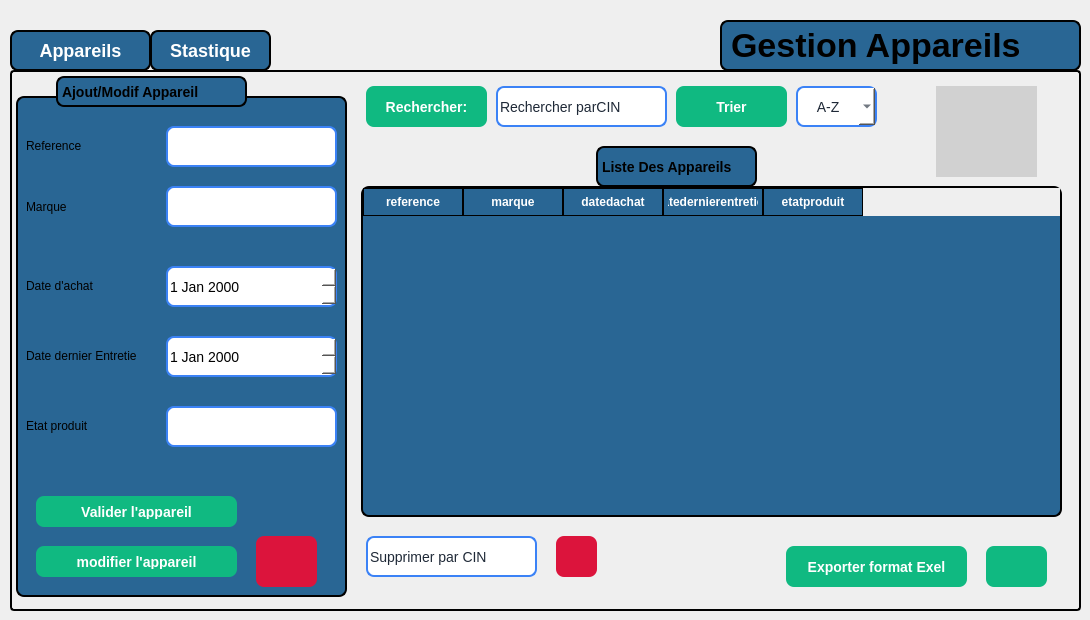
    <widget class="QWidget" name="fournisseur">
     <widget class="QPushButton" name="btnpage1four">
      <property name="geometry">
       <rect>
        <x>10</x>
        <y>30</y>
        <width>141</width>
        <height>41</height>
       </rect>
      </property>
      <property name="styleSheet">
       <string notr="true">QPushButton {
    border: 2px solid black;
    border-radius: 8px;
    font-weight: bold;
    font-size: 18px;              /* texte plus grand */
    background-color: rgb(41, 102, 148); /* bleu normal */
    color: white;
    padding: 8px 16px;
}

/* Quand la souris passe dessus */
QPushButton:hover {
    background-color: rgb(61, 122, 168); /* bleu plus clair */
}

/* Quand on clique dessus */
QPushButton:pressed {
    background-color: rgb(81, 142, 188); /* encore plus clair */
}

/* Bouton actif (par ex. quand on est sur la page 1) */
QPushButton[active=&quot;true&quot;] {
    background-color: #10b981;  /* vert quand actif */
    color: white;
}</string>
      </property>
      <property name="text">
       <string>Appareils</string>
      </property>
     </widget>
     <widget class="QStackedWidget" name="stackedWidgetfour">
      <property name="geometry">
       <rect>
        <x>10</x>
        <y>70</y>
        <width>1071</width>
        <height>541</height>
       </rect>
      </property>
      <property name="styleSheet">
       <string notr="true">QStackedWidget {
  border: 2px solid black;
  border-radius: 4px;
  padding: 4px;
}</string>
      </property>
      <widget class="QWidget" name="page_14">
       <widget class="QLabel" name="label_78">
        <property name="geometry">
         <rect>
          <x>0</x>
          <y>20</y>
          <width>331</width>
          <height>501</height>
         </rect>
        </property>
        <property name="styleSheet">
         <string notr="true">QLabel{
 border: 2px solid black;   /* blue border */
    border-radius: 8px;
 font-weight: bold;
    font-size: 14px;
background-color: rgb(41, 102, 148);}</string>
        </property>
        <property name="text">
         <string/>
        </property>
       </widget>
       <widget class="QLabel" name="label_79">
        <property name="geometry">
         <rect>
          <x>40</x>
          <y>0</y>
          <width>191</width>
          <height>31</height>
         </rect>
        </property>
        <property name="styleSheet">
         <string notr="true">QLabel{
 border: 2px solid black;   /* blue border */
    border-radius: 8px;
 font-weight: bold;
    font-size: 14px;
background-color: rgb(41, 102, 148);}</string>
        </property>
        <property name="text">
         <string>Ajout/Modif Appareil</string>
        </property>
       </widget>
       <widget class="QLineEdit" name="lineEdit_28">
        <property name="geometry">
         <rect>
          <x>150</x>
          <y>50</y>
          <width>171</width>
          <height>41</height>
         </rect>
        </property>
        <property name="styleSheet">
         <string notr="true">QLineEdit {
    /* dark background */
	background-color: rgb(255, 255, 255);
    color: #1f2937;              /* typed text color */
    border: 2px solid #3b82f6;   /* blue border */
    border-radius: 8px;

    font-size: 14px;
}

QLineEdit::placeholder {
    color: white;                /* placeholder text color */
}
</string>
        </property>
       </widget>
       <widget class="QLineEdit" name="lineEdit_29">
        <property name="geometry">
         <rect>
          <x>150</x>
          <y>110</y>
          <width>171</width>
          <height>41</height>
         </rect>
        </property>
        <property name="styleSheet">
         <string notr="true">QLineEdit {
    /* dark background */
	background-color: rgb(255, 255, 255);
    color: #1f2937;              /* typed text color */
    border: 2px solid #3b82f6;   /* blue border */
    border-radius: 8px;

    font-size: 14px;
}

QLineEdit::placeholder {
    color: white;                /* placeholder text color */
}
</string>
        </property>
       </widget>
       <widget class="QLineEdit" name="lineEdit_32">
        <property name="geometry">
         <rect>
          <x>150</x>
          <y>330</y>
          <width>171</width>
          <height>41</height>
         </rect>
        </property>
        <property name="styleSheet">
         <string notr="true">QLineEdit {
    /* dark background */
	background-color: rgb(255, 255, 255);
    color: #1f2937;              /* typed text color */
    border: 2px solid #3b82f6;   /* blue border */
    border-radius: 8px;

    font-size: 14px;
}

QLineEdit::placeholder {
    color: white;                /* placeholder text color */
}
</string>
        </property>
       </widget>
       <widget class="QTableWidget" name="tableWidgetfour">
        <property name="geometry">
         <rect>
          <x>345</x>
          <y>110</y>
          <width>701</width>
          <height>331</height>
         </rect>
        </property>
        <property name="styleSheet">
         <string notr="true">QTableWidget {
    background-color: rgb(41, 102, 148);   /* blue background */
    border: 2px solid black;
    border-radius: 8px;
    font-weight: bold;
    font-size: 14px;
    gridline-color: black;                 /* cell grid lines */
    color: white;                          
    selection-background-color: #10b981;
    selection-color: white;
    outline: 0;
}

QTableWidget::item {
    border: 1px solid black;               /* give each cell a border */
    padding: 4px;
}

QHeaderView::section {
    background-color: rgb(41, 102, 148);
    color: white;
    border: 1px solid black;              /* column header border */
    padding: 4px;
    font-weight: bold;
}</string>
        </property>
        <column>
         <property name="text">
          <string>reference</string>
         </property>
        </column>
        <column>
         <property name="text">
          <string>marque</string>
         </property>
        </column>
        <column>
         <property name="text">
          <string>datedachat</string>
         </property>
        </column>
        <column>
         <property name="text">
          <string>datedernierentretien</string>
         </property>
        </column>
        <column>
         <property name="text">
          <string>etatproduit</string>
         </property>
        </column>
       </widget>
       <widget class="QComboBox" name="comboBox_9">
        <property name="geometry">
         <rect>
          <x>780</x>
          <y>10</y>
          <width>81</width>
          <height>41</height>
         </rect>
        </property>
        <property name="styleSheet">
         <string notr="true">QComboBox {
    background-color: rgb(255, 255, 255);   /* white background */
    color: #1f2937;                         /* selected text color */
    border: 2px solid #3b82f6;              /* blue border */
    border-radius: 8px;
    font-size: 14px;
    padding: 4px 8px;
}

/* Dropdown list styling */
QComboBox QAbstractItemView {
    background-color: rgb(255, 255, 255);
    color: #1f2937;
    selection-background-color: #3b82f6;
    selection-color: white;
}

/* Make the arrow black */
QComboBox::down-arrow {
    width: 12px;
    height: 12px;
    image: none; 
                      /* remove default image */
	background-color: rgb(0, 170, 255);
    border-left: 6px solid transparent;
    border-right: 6px solid transparent;
    border-top: 6px solid black;       /* black arrow */
}</string>
        </property>
        <item>
         <property name="text">
          <string>   A-Z</string>
         </property>
        </item>
       </widget>
       <widget class="QLabel" name="label_80">
        <property name="geometry">
         <rect>
          <x>580</x>
          <y>70</y>
          <width>161</width>
          <height>41</height>
         </rect>
        </property>
        <property name="styleSheet">
         <string notr="true">QLabel{
 border: 2px solid black;   /* blue border */
    border-radius: 8px;
 font-weight: bold;
    font-size: 14px;
background-color: rgb(41, 102, 148);}</string>
        </property>
        <property name="text">
         <string>Liste Des Appareils</string>
        </property>
       </widget>
       <widget class="QPushButton" name="pushButton_25">
        <property name="geometry">
         <rect>
          <x>660</x>
          <y>10</y>
          <width>111</width>
          <height>41</height>
         </rect>
        </property>
        <property name="styleSheet">
         <string notr="true">QPushButton {
    background-color: #10b981;   /* normal state */
    color: white;
    border: none;
    border-radius: 8px;
    padding: 8px 20px;
    font-size: 14px;
    font-weight: bold;
}

QPushButton:hover {
    background-color: #059669;   /* darker on hover */
}</string>
        </property>
        <property name="text">
         <string>Trier</string>
        </property>
       </widget>
       <widget class="QLineEdit" name="lineEdit_34">
        <property name="geometry">
         <rect>
          <x>480</x>
          <y>10</y>
          <width>171</width>
          <height>41</height>
         </rect>
        </property>
        <property name="styleSheet">
         <string notr="true">QLineEdit {
    /* dark background */
	background-color: rgb(255, 255, 255);
    color: #1f2937;              /* typed text color */
    border: 2px solid #3b82f6;   /* blue border */
    border-radius: 8px;

    font-size: 14px;
}

QLineEdit::placeholder {
    color: white;                /* placeholder text color */
}
</string>
        </property>
        <property name="text">
         <string>Rechercher parCIN</string>
        </property>
       </widget>
       <widget class="QPushButton" name="pushButton_26">
        <property name="geometry">
         <rect>
          <x>350</x>
          <y>10</y>
          <width>121</width>
          <height>41</height>
         </rect>
        </property>
        <property name="styleSheet">
         <string notr="true">QPushButton {
    background-color: #10b981;   /* normal state */
    color: white;
    border: none;
    border-radius: 8px;
    padding: 8px 20px;
    font-size: 14px;
    font-weight: bold;
}

QPushButton:hover {
    background-color: #059669;   /* darker on hover */
}</string>
        </property>
        <property name="text">
         <string>Rechercher:</string>
        </property>
       </widget>
       <widget class="QPushButton" name="pushButton_27">
        <property name="geometry">
         <rect>
          <x>770</x>
          <y>470</y>
          <width>181</width>
          <height>41</height>
         </rect>
        </property>
        <property name="styleSheet">
         <string notr="true">QPushButton {
    background-color: #10b981;   /* normal state */
    color: white;
    border: none;
    border-radius: 8px;
    padding: 8px 20px;
    font-size: 14px;
    font-weight: bold;
}

QPushButton:hover {
    background-color: #059669;   /* darker on hover */
}</string>
        </property>
        <property name="text">
         <string>Exporter format Exel</string>
        </property>
       </widget>
       <widget class="QPushButton" name="pushButton_28">
        <property name="geometry">
         <rect>
          <x>970</x>
          <y>470</y>
          <width>61</width>
          <height>41</height>
         </rect>
        </property>
        <property name="styleSheet">
         <string notr="true">QPushButton {
    background-color: #10b981;   /* normal state */
    color: white;
    border: none;
    border-radius: 8px;
    padding: 8px 20px;
    font-size: 14px;
    font-weight: bold;
}

QPushButton:hover {
    background-color: #059669;   /* darker on hover */
}</string>
        </property>
        <property name="text">
         <string/>
        </property>
        <property name="icon">
         <iconset theme="QIcon::ThemeIcon::GoDown"/>
        </property>
       </widget>
       <widget class="QLineEdit" name="lineEdit_35">
        <property name="geometry">
         <rect>
          <x>350</x>
          <y>460</y>
          <width>171</width>
          <height>41</height>
         </rect>
        </property>
        <property name="styleSheet">
         <string notr="true">QLineEdit {
    /* dark background */
	background-color: rgb(255, 255, 255);
    color: #1f2937;              /* typed text color */
    border: 2px solid #3b82f6;   /* blue border */
    border-radius: 8px;

    font-size: 14px;
}

QLineEdit::placeholder {
    color: white;                /* placeholder text color */
}
</string>
        </property>
        <property name="text">
         <string>Supprimer par CIN</string>
        </property>
       </widget>
       <widget class="QPushButton" name="pushButton_29">
        <property name="geometry">
         <rect>
          <x>540</x>
          <y>460</y>
          <width>41</width>
          <height>41</height>
         </rect>
        </property>
        <property name="styleSheet">
         <string notr="true">QPushButton {

	background-color: rgb(220, 20, 60);
	
    color: white;
    border: none;
    border-radius: 8px;
    padding: 8px 20px;
    font-size: 14px;
    font-weight: bold;
}

QPushButton:hover {
      /* darker on hover */
	background-color: rgb(140, 0, 0);
}</string>
        </property>
        <property name="text">
         <string/>
        </property>
        <property name="icon">
         <iconset theme="QIcon::ThemeIcon::EditDelete"/>
        </property>
       </widget>
       <widget class="QPushButton" name="pushButton_30">
        <property name="geometry">
         <rect>
          <x>20</x>
          <y>420</y>
          <width>201</width>
          <height>31</height>
         </rect>
        </property>
        <property name="styleSheet">
         <string notr="true">QPushButton {
    background-color: #10b981;   /* normal state */
    color: white;
    border: none;
    border-radius: 8px;
    padding: 8px 20px;
    font-size: 14px;
    font-weight: bold;
}

QPushButton:hover {
    background-color: #059669;   /* darker on hover */
}</string>
        </property>
        <property name="text">
         <string>Valider l'appareil</string>
        </property>
       </widget>
       <widget class="QLabel" name="label_81">
        <property name="geometry">
         <rect>
          <x>10</x>
          <y>60</y>
          <width>91</width>
          <height>20</height>
         </rect>
        </property>
        <property name="styleSheet">
         <string notr="true">background-color: rgb(41, 102, 148);</string>
        </property>
        <property name="text">
         <string>Reference</string>
        </property>
       </widget>
       <widget class="QLabel" name="label_82">
        <property name="geometry">
         <rect>
          <x>10</x>
          <y>110</y>
          <width>91</width>
          <height>41</height>
         </rect>
        </property>
        <property name="styleSheet">
         <string notr="true">background-color: rgb(41, 102, 148);</string>
        </property>
        <property name="text">
         <string>Marque</string>
        </property>
       </widget>
       <widget class="QLabel" name="label_83">
        <property name="geometry">
         <rect>
          <x>10</x>
          <y>200</y>
          <width>121</width>
          <height>20</height>
         </rect>
        </property>
        <property name="styleSheet">
         <string notr="true">background-color: rgb(41, 102, 148);</string>
        </property>
        <property name="text">
         <string>Date d'achat</string>
        </property>
       </widget>
       <widget class="QLabel" name="label_84">
        <property name="geometry">
         <rect>
          <x>10</x>
          <y>340</y>
          <width>101</width>
          <height>20</height>
         </rect>
        </property>
        <property name="styleSheet">
         <string notr="true">background-color: rgb(41, 102, 148);</string>
        </property>
        <property name="text">
         <string>Etat produit</string>
        </property>
       </widget>
       <widget class="QLabel" name="label_85">
        <property name="geometry">
         <rect>
          <x>10</x>
          <y>270</y>
          <width>111</width>
          <height>20</height>
         </rect>
        </property>
        <property name="styleSheet">
         <string notr="true">background-color: rgb(41, 102, 148);</string>
        </property>
        <property name="text">
         <string>Date dernier Entretien</string>
        </property>
       </widget>
       <widget class="QLabel" name="image_8">
        <property name="geometry">
         <rect>
          <x>920</x>
          <y>10</y>
          <width>101</width>
          <height>91</height>
         </rect>
        </property>
        <property name="styleSheet">
         <string notr="true">background-color: rgb(209, 209, 209);
   </string>
        </property>
        <property name="text">
         <string/>
        </property>
        <property name="pixmap">
         <pixmap>../Projet/images/photo.png</pixmap>
        </property>
       </widget>
       <widget class="QPushButton" name="annulerajout_5">
        <property name="geometry">
         <rect>
          <x>240</x>
          <y>460</y>
          <width>61</width>
          <height>51</height>
         </rect>
        </property>
        <property name="styleSheet">
         <string notr="true">QPushButton {

	background-color: rgb(220, 20, 60);
	
    color: white;
    border: none;
    border-radius: 8px;
    padding: 8px 20px;
    font-size: 14px;
    font-weight: bold;
}

QPushButton:hover {
      /* darker on hover */
	background-color: rgb(140, 0, 0);
}
</string>
        </property>
        <property name="text">
         <string/>
        </property>
        <property name="icon">
         <iconset theme="QIcon::ThemeIcon::EditClear"/>
        </property>
       </widget>
       <widget class="QPushButton" name="pushButton_37">
        <property name="geometry">
         <rect>
          <x>20</x>
          <y>470</y>
          <width>201</width>
          <height>31</height>
         </rect>
        </property>
        <property name="styleSheet">
         <string notr="true">QPushButton {
    background-color: #10b981;   /* normal state */
    color: white;
    border: none;
    border-radius: 8px;
    padding: 8px 20px;
    font-size: 14px;
    font-weight: bold;
}

QPushButton:hover {
    background-color: #059669;   /* darker on hover */
}</string>
        </property>
        <property name="text">
         <string>modifier l'appareil</string>
        </property>
       </widget>
       <widget class="QDateEdit" name="dateEdit_5">
        <property name="geometry">
         <rect>
          <x>150</x>
          <y>190</y>
          <width>171</width>
          <height>41</height>
         </rect>
        </property>
        <property name="styleSheet">
         <string notr="true">QDateEdit {
    background-color: rgb(255, 255, 255);   /* white background */
    color: rgb(0, 0, 0);                   /* black text */
    border: 2px solid #3b82f6;             /* blue border */
    border-radius: 8px;
    font-size: 14px;
}

/* Calendar popup text color */
QDateEdit QAbstractItemView {
    color: black; 
    background-color: white;
}
</string>
        </property>
       </widget>
       <widget class="QDateEdit" name="dateEdit_6">
        <property name="geometry">
         <rect>
          <x>150</x>
          <y>260</y>
          <width>171</width>
          <height>41</height>
         </rect>
        </property>
        <property name="styleSheet">
         <string notr="true">QDateEdit {
    background-color: rgb(255, 255, 255);   /* white background */
    color: rgb(0, 0, 0);                   /* black text */
    border: 2px solid #3b82f6;             /* blue border */
    border-radius: 8px;
    font-size: 14px;
}

/* Calendar popup text color */
QDateEdit QAbstractItemView {
    color: black; 
    background-color: white;
}
</string>
        </property>
       </widget>
      </widget>
      <widget class="QWidget" name="page_15"/>
     </widget>
     <widget class="QPushButton" name="btnpage2four">
      <property name="geometry">
       <rect>
        <x>150</x>
        <y>30</y>
        <width>121</width>
        <height>41</height>
       </rect>
      </property>
      <property name="styleSheet">
       <string notr="true">QPushButton {
    border: 2px solid black;
    border-radius: 8px;
    font-weight: bold;
    font-size: 18px;              /* texte plus grand */
    background-color: rgb(41, 102, 148); /* bleu normal */
    color: white;
    padding: 8px 16px;
}

/* Quand la souris passe dessus */
QPushButton:hover {
    background-color: rgb(61, 122, 168); /* bleu plus clair */
}

/* Quand on clique dessus */
QPushButton:pressed {
    background-color: rgb(81, 142, 188); /* encore plus clair */
}

/* Bouton actif (par ex. quand on est sur la page 1) */
QPushButton[active=&quot;true&quot;] {
    background-color: #10b981;  /* vert quand actif */
    color: white;
}</string>
      </property>
      <property name="text">
       <string>Stastique</string>
      </property>
     </widget>
     <widget class="QLabel" name="label_90">
      <property name="geometry">
       <rect>
        <x>720</x>
        <y>20</y>
        <width>361</width>
        <height>51</height>
       </rect>
      </property>
      <property name="styleSheet">
       <string notr="true">QLabel{
 border: 2px solid black;   /* blue border */
    border-radius: 8px;
 font-weight: bold;
    font-size: 34px;
background-color: rgb(41, 102, 148);}
</string>
      </property>
      <property name="text">
       <string>Gestion Appareils</string>
      </property>
     </widget>
    </widget>
